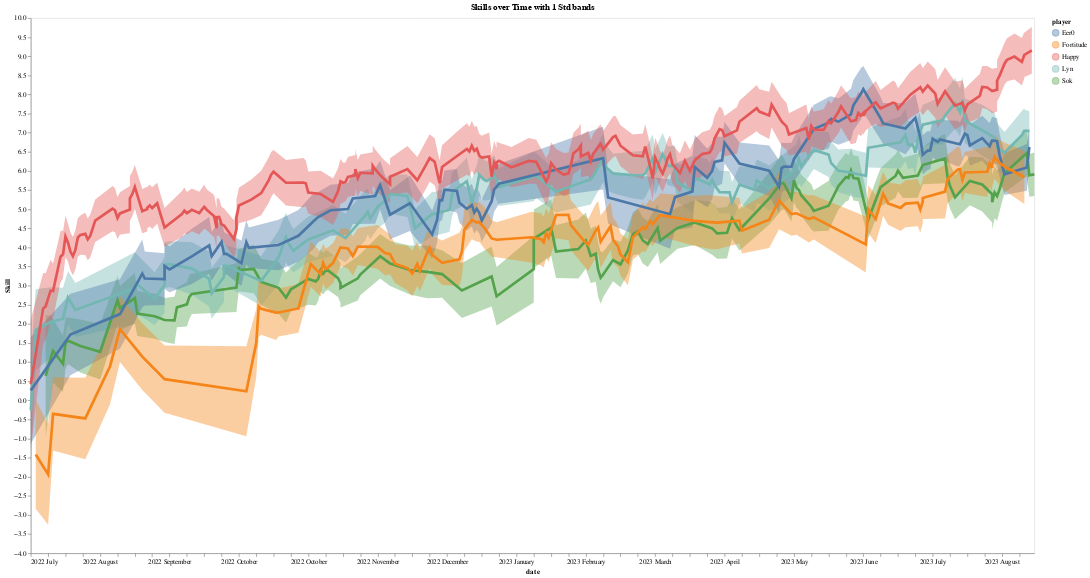

The notebook cell this image was saved under:
### Code cell
self.plot_player_skills(players = top_players_elo[:5], width=1500, burnin=0)

### Figure 1 — Vega-Lite specification as saved in the notebook (floating-point values rounded to 4 significant figures; data arrays with more than 128 entries replaced by an {"elided": "..."} marker saying what was removed)
{"config": {"view": {"continuousWidth": 300, "continuousHeight": 300}, "axis": {"grid": false}}, "layer": [{"mark": {"type": "area", "opacity": 0.4}, "encoding": {"color": {"field": "player", "type": "nominal"}, "x": {"field": "date", "type": "temporal"}, "y": {"field": "lower", "type": "quantitative"}, "y2": {"field": "upper"}}}, {"mark": {"type": "line", "strokeWidth": 4}, "encoding": {"color": {"field": "player", "scale": {"scheme": "tableau10"}, "sort": ["Happy", "Lyn", "Fortitude", "Eer0", "Sok"], "type": "nominal"}, "x": {"axis": {"format": "%Y %B"}, "field": "date", "type": "temporal"}, "y": {"field": "mu", "scale": {"zero": false}, "title": "Skill", "type": "quantitative"}}}], "data": {"name": "data-62408a322b862137656b07e44032db25"}, "height": 800, "title": "Skills over Time with 1 Std bands", "width": 1500, "$schema": "https://vega.github.io/schema/vega-lite/v5.20.1.json", "datasets": {"data-62408a322b862137656b07e44032db25": {"elided": "639 records"}}}
